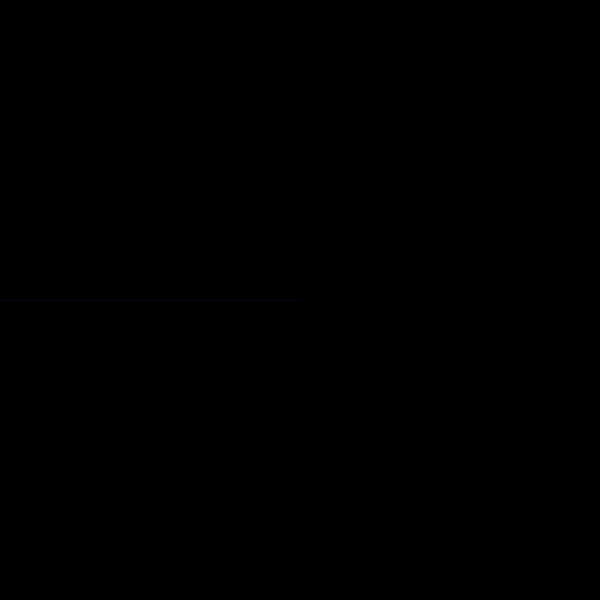
Frame 1 (no input)
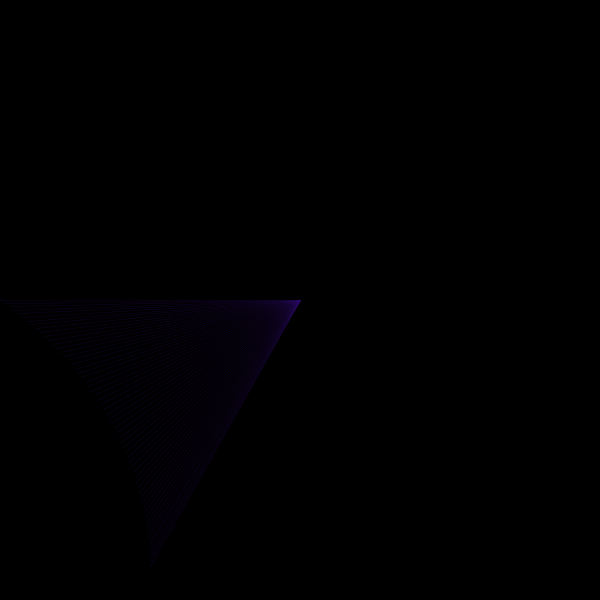
Frame 60 (the mouse pressed at the canvas centre just before this capture)
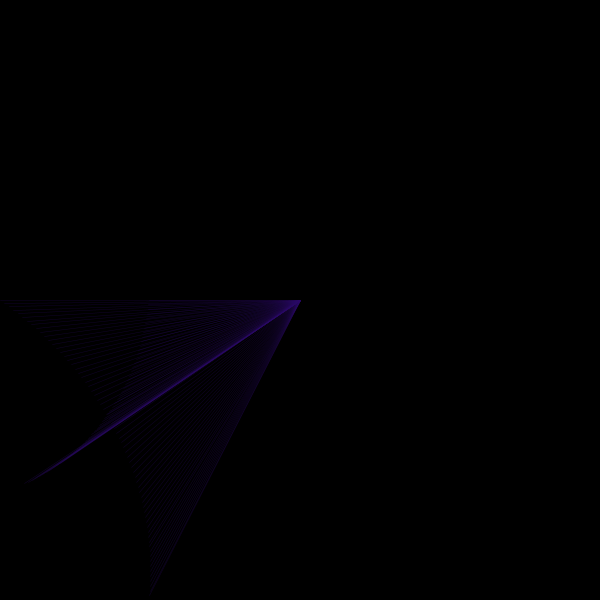
Frame 120 (the mouse held since frame 60 and released just before this capture)

The Processing sketch that drew these frames (run headless with seeded random() and noise(); from frame 60 on, the mouse is pressed at the canvas centre):

// Processing sketch: processing_42041
// ── processing_42041.pde

float x=0;
float y=0;
float a=42;
 
 
void setup() {
size(400, 400);
y=height/2;
y=width/2;
noStroke();
size(600, 600);
background(0);
colorMode(RGB, height);
 
 
int sw = 0;
 
 
for (int i=10;i<height;i+=10) {
 
 
strokeWeight(sw+.5);
smooth();
 
 
stroke(random(255), random(255), random(255), random(255));
fill(random(255),random(255),random(255),random(255));
 
 
 
}
}
 
 
void draw() {
 
 
line(x, y, 300, 300);
x+=cos(radians(a))*5;
y+=sin(radians(a))*5;
a++;
 
 
x+=1;
 
 
if ((x > width) || (x < 0)) {
x = 300;
}
if ((y > height) || (y < 0)) {
y = 300;
}
}
